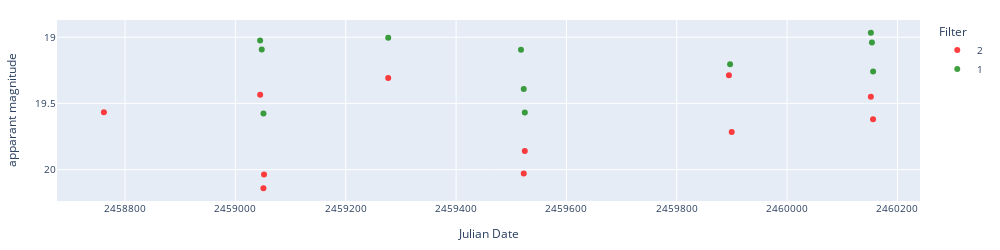
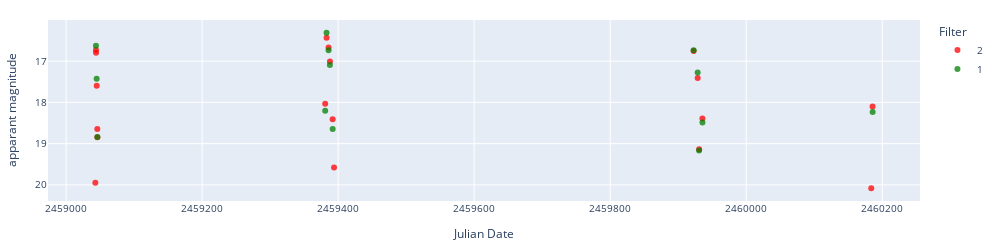
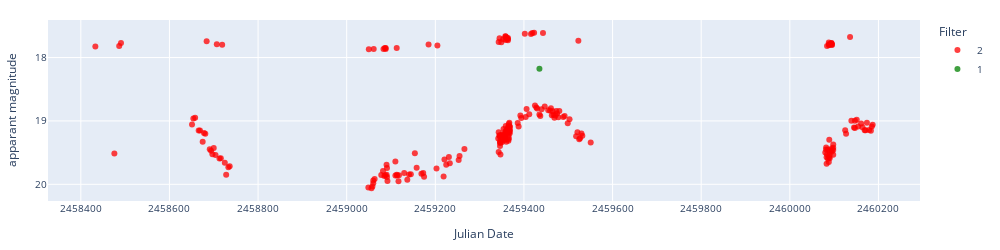
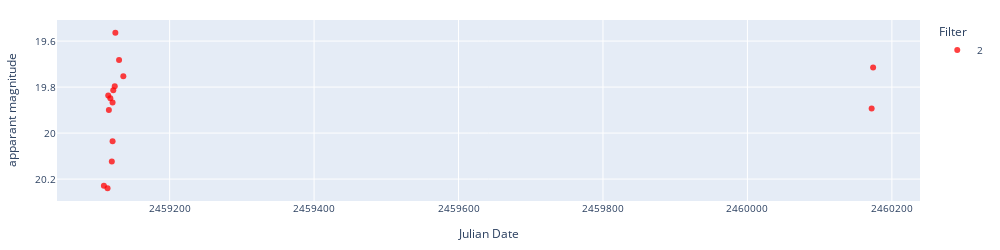

The notebook cell saved with these charts, in order:
### Markdown cell above
### Display light curves

### Code cell
# Display light curves
final_toview = alerts_preds_aavso_Gaia.copy()
classes_in_alerts = alerts_preds_aavso_Gaia['predicted_class'].unique()
predicted_class = ['AMCVn']
show = predicted_class
objectlist = final_toview[(final_toview['predicted_class'].isin(predicted_class))
                          # & (final_toview['aavso_type'].isin(['']))
                        #   & ((final_toview['npts_g']+final_toview['npts_r'])<10)
                          ]['objectId'].to_list()
# objectlist = final_toview[(~final_toview['objectId'].isin(alerts_CVs_list)) & (final_toview['predicted_class'].isin(predicted_class))]['objectId'].to_list()
# objectlist = final_toview[(~final_toview['objectId'].isin(alerts_CVs_list)) & (final_toview['classification'].isin(['SN']))]['objectId'].to_list()
print(len(objectlist))
i = 0
for object in objectlist[0:30]:
    ra = final_toview[final_toview['objectId']==object]['ra'].values[0]
    dec = final_toview[final_toview['objectId']==object]['dec'].values[0]
    c = SkyCoord(ra=ra*u.degree, dec=dec*u.degree, frame='icrs')
    pos = c.to_string('hmsdms', sep=':')
    prediction = final_toview[final_toview["objectId"]==object]["predicted_class"].values[0]
    print('',f'{i} {object}', f'position_deg: {ra} {dec}', 
          f'position_hms_dms: {pos}',
          "~~~~~~~~~~~~~~~~~~~~~",
          f'sherlock_class: {final_toview[final_toview["objectId"]==object]["classification"].values[0]}',
      #     f'sherlock classification reliability {final_toview[final_toview["objectId"]==object]["classificationReliability"].values[0]}',
          f'sherlock separationArcsec: {final_toview[final_toview["objectId"]==object]["separationArcsec"].values[0]}',
          f'sherlock sgscore1: {final_toview[final_toview["objectId"]==object]["sgscore1"].values[0]}',
          f'sherlock major_axis_arcsec: {final_toview[final_toview["objectId"]==object]["major_axis_arcsec"].values[0]}',
          f'sherlock gminusr mean: {final_toview[final_toview["objectId"]==object]["clr_mean_x"].mean()}',
          f'sherlock last gminusr: {final_toview[final_toview["objectId"]==object]["g_minus_r"].values[0]}',
          f'sherlock catalogue name: {final_toview[final_toview["objectId"]==object]["catalogue_table_name"].values[0]}',
          "~~~~~~~~~~~~~~~~~~~~~",
          f'Gaia bp_rp: {final_toview[final_toview["objectId"]==object]["bp_rp"].values[0]}',
          f'Gaia parallax: {final_toview[final_toview["objectId"]==object]["parallax"].values[0]}',
          f'Gaia pm: {final_toview[final_toview["objectId"]==object]["pm"].values[0]}',
          "~~~~~~~~~~~~~~~~~~~~~",
          f'min_g-max_g: {final_toview[final_toview["objectId"]==object]["min_mag_g"].values[0]:.1f}-{final_toview[final_toview["objectId"]==object]["max_mag_g"].values[0]:.1f}',
          f'min_r-max_r: {final_toview[final_toview["objectId"]==object]["min_mag_r"].values[0]:.1f}-{final_toview[final_toview["objectId"]==object]["max_mag_r"].values[0]:.1f}',
          f'temporal_baseline_g: {final_toview[final_toview["objectId"]==object]["temporal_baseline_g"].values[0]:.0f}',
          f'clr mean(clr bright): {final_toview[final_toview["objectId"]==object]["clr_mean_y"].values[0]:.2f} ({final_toview[final_toview["objectId"]==object]["clr_bright"].values[0]:.2f})',
          "~~~~~~~~~~~~~~~~~~~~~",
          f'aavso_name: {final_toview[final_toview["objectId"]==object]["aavso_name"].values[0]}',
          f'aavso_type: {final_toview[final_toview["objectId"]==object]["aavso_type"].values[0]}',
          f'aavso_period: {final_toview[final_toview["objectId"]==object]["aavso_period"].values[0]}',
          "~~~~~~~~~~~~~~~~~~~~~",
          f'prediction: {prediction}',
          f'prediction_probability: {final_toview[final_toview["objectId"]==object][f"prob_{prediction}"].values[0]:.2f}',
          f'{object} & {pos} & ob & {final_toview[final_toview["objectId"]==object]["min_mag_g"].values[0]:.1f}-{final_toview[final_toview["objectId"]==object]["max_mag_g"].values[0]:.1f} & {final_toview[final_toview["objectId"]==object]["temporal_baseline_g"].values[0]:.0f} & {final_toview[final_toview["objectId"]==object]["bp_rp"].values[0]} & {final_toview[final_toview["objectId"]==object]["clr_mean_y"].values[0]:.2f} ({final_toview[final_toview["objectId"]==object]["clr_bright"].values[0]:.2f}) & {prediction} & {final_toview[final_toview["objectId"]==object][f"prob_{prediction}"].values[0]:.2f} & rating',
          sep='\n')
    i += 1
    lc_lasair = load_lasair_lc(object, path=f'../lightcurves_alerts/')
    lc_lasair_appmag = lasair_clean(lc_lasair, limit=25, magerrlim=1)

    display_lightcurve(lc_df=lc_lasair_appmag, x='jd', y='dc_mag')#, errorCol='dc_sigmag',)

### Figure 1 — Plotly figure (JSON) as saved in the notebook; plotly's stock layout.template omitted (floating-point values rounded to 4 significant figures)
{"data": [{"hovertemplate": "Filter=2<br>Julian Date=%{x}<br>apparant magnitude=%{y}<extra></extra>", "legendgroup": "2", "marker": {"color": "red", "opacity": 0.75, "symbol": "circle"}, "mode": "markers", "name": "2", "orientation": "v", "showlegend": true, "type": "scatter", "x": [2459000.0, 2459000.0, 2459000.0, 2459000.0, 2459000.0, 2460000.0, 2460000.0, 2460000.0, 2460000.0, 2460000.0, 2460000.0], "xaxis": "x", "y": [19.57, 19.43, 20.14, 20.04, 19.31, 20.03, 19.86, 19.29, 19.72, 19.45, 19.62], "yaxis": "y"}, {"hovertemplate": "Filter=1<br>Julian Date=%{x}<br>apparant magnitude=%{y}<extra></extra>", "legendgroup": "1", "marker": {"color": "green", "opacity": 0.75, "symbol": "circle"}, "mode": "markers", "name": "1", "orientation": "v", "showlegend": true, "type": "scatter", "x": [2459000.0, 2459000.0, 2459000.0, 2459000.0, 2460000.0, 2460000.0, 2460000.0, 2460000.0, 2460000.0, 2460000.0, 2460000.0], "xaxis": "x", "y": [19.03, 19.09, 19.58, 19.0, 19.1, 19.39, 19.57, 19.2, 18.97, 19.04, 19.26], "yaxis": "y"}], "layout": {"font": {"size": 10}, "height": 250, "legend": {"title": {"text": "Filter"}, "tracegroupgap": 0}, "margin": {"b": 20, "l": 20, "r": 20, "t": 20}, "width": 1000, "xaxis": {"anchor": "y", "domain": [0, 1], "tickformat": "float", "title": {"text": "Julian Date"}}, "yaxis": {"anchor": "x", "autorange": "reversed", "domain": [0, 1], "title": {"text": "apparant magnitude"}}}}

### Figure 2 — Plotly figure (JSON) as saved in the notebook; plotly's stock layout.template omitted (floating-point values rounded to 4 significant figures)
{"data": [{"hovertemplate": "Filter=2<br>Julian Date=%{x}<br>apparant magnitude=%{y}<extra></extra>", "legendgroup": "2", "marker": {"color": "red", "opacity": 0.75, "symbol": "circle"}, "mode": "markers", "name": "2", "orientation": "v", "showlegend": true, "type": "scatter", "x": [2459000.0, 2459000.0, 2459000.0, 2459000.0, 2459000.0, 2459000.0, 2459000.0, 2459000.0, 2459000.0, 2459000.0, 2459000.0, 2459000.0, 2460000.0, 2460000.0, 2460000.0, 2460000.0, 2460000.0, 2460000.0], "xaxis": "x", "y": [19.95, 16.73, 16.79, 17.6, 18.64, 18.84, 18.03, 16.43, 16.67, 17.01, 18.41, 19.58, 16.75, 17.41, 19.14, 18.39, 20.08, 18.1], "yaxis": "y"}, {"hovertemplate": "Filter=1<br>Julian Date=%{x}<br>apparant magnitude=%{y}<extra></extra>", "legendgroup": "1", "marker": {"color": "green", "opacity": 0.75, "symbol": "circle"}, "mode": "markers", "name": "1", "orientation": "v", "showlegend": true, "type": "scatter", "x": [2459000.0, 2459000.0, 2459000.0, 2459000.0, 2459000.0, 2459000.0, 2459000.0, 2459000.0, 2460000.0, 2460000.0, 2460000.0, 2460000.0, 2460000.0], "xaxis": "x", "y": [16.63, 17.43, 18.84, 18.2, 16.31, 16.74, 17.09, 18.65, 16.74, 17.27, 19.17, 18.49, 18.24], "yaxis": "y"}], "layout": {"font": {"size": 10}, "height": 250, "legend": {"title": {"text": "Filter"}, "tracegroupgap": 0}, "margin": {"b": 20, "l": 20, "r": 20, "t": 20}, "width": 1000, "xaxis": {"anchor": "y", "domain": [0, 1], "tickformat": "float", "title": {"text": "Julian Date"}}, "yaxis": {"anchor": "x", "autorange": "reversed", "domain": [0, 1], "title": {"text": "apparant magnitude"}}}}

### Figure 3 — Plotly figure (JSON) as saved in the notebook; plotly's stock layout.template omitted (floating-point values rounded to 4 significant figures; data arrays with more than 128 entries replaced by an {"elided": "..."} marker saying what was removed)
{"data": [{"hovertemplate": "Filter=2<br>Julian Date=%{x}<br>apparant magnitude=%{y}<extra></extra>", "legendgroup": "2", "marker": {"color": "red", "opacity": 0.75, "symbol": "circle"}, "mode": "markers", "name": "2", "orientation": "v", "showlegend": true, "type": "scatter", "x": {"elided": "227 float values"}, "xaxis": "x", "y": {"elided": "227 float values"}, "yaxis": "y"}, {"hovertemplate": "Filter=1<br>Julian Date=%{x}<br>apparant magnitude=%{y}<extra></extra>", "legendgroup": "1", "marker": {"color": "green", "opacity": 0.75, "symbol": "circle"}, "mode": "markers", "name": "1", "orientation": "v", "showlegend": true, "type": "scatter", "x": [2459000.0], "xaxis": "x", "y": [18.18], "yaxis": "y"}], "layout": {"font": {"size": 10}, "height": 250, "legend": {"title": {"text": "Filter"}, "tracegroupgap": 0}, "margin": {"b": 20, "l": 20, "r": 20, "t": 20}, "width": 1000, "xaxis": {"anchor": "y", "domain": [0, 1], "tickformat": "float", "title": {"text": "Julian Date"}}, "yaxis": {"anchor": "x", "autorange": "reversed", "domain": [0, 1], "title": {"text": "apparant magnitude"}}}}

### Figure 4 — Plotly figure (JSON) as saved in the notebook; plotly's stock layout.template omitted (floating-point values rounded to 4 significant figures)
{"data": [{"hovertemplate": "Filter=2<br>Julian Date=%{x}<br>apparant magnitude=%{y}<extra></extra>", "legendgroup": "2", "marker": {"color": "red", "opacity": 0.75, "symbol": "circle"}, "mode": "markers", "name": "2", "orientation": "v", "showlegend": true, "type": "scatter", "x": [2459000.0, 2459000.0, 2459000.0, 2459000.0, 2459000.0, 2459000.0, 2459000.0, 2459000.0, 2459000.0, 2459000.0, 2459000.0, 2459000.0, 2459000.0, 2460000.0, 2460000.0], "xaxis": "x", "y": [20.23, 20.24, 19.84, 19.9, 19.85, 20.12, 19.87, 20.04, 19.81, 19.8, 19.56, 19.68, 19.75, 19.89, 19.71], "yaxis": "y"}], "layout": {"font": {"size": 10}, "height": 250, "legend": {"title": {"text": "Filter"}, "tracegroupgap": 0}, "margin": {"b": 20, "l": 20, "r": 20, "t": 20}, "width": 1000, "xaxis": {"anchor": "y", "domain": [0, 1], "tickformat": "float", "title": {"text": "Julian Date"}}, "yaxis": {"anchor": "x", "autorange": "reversed", "domain": [0, 1], "title": {"text": "apparant magnitude"}}}}
